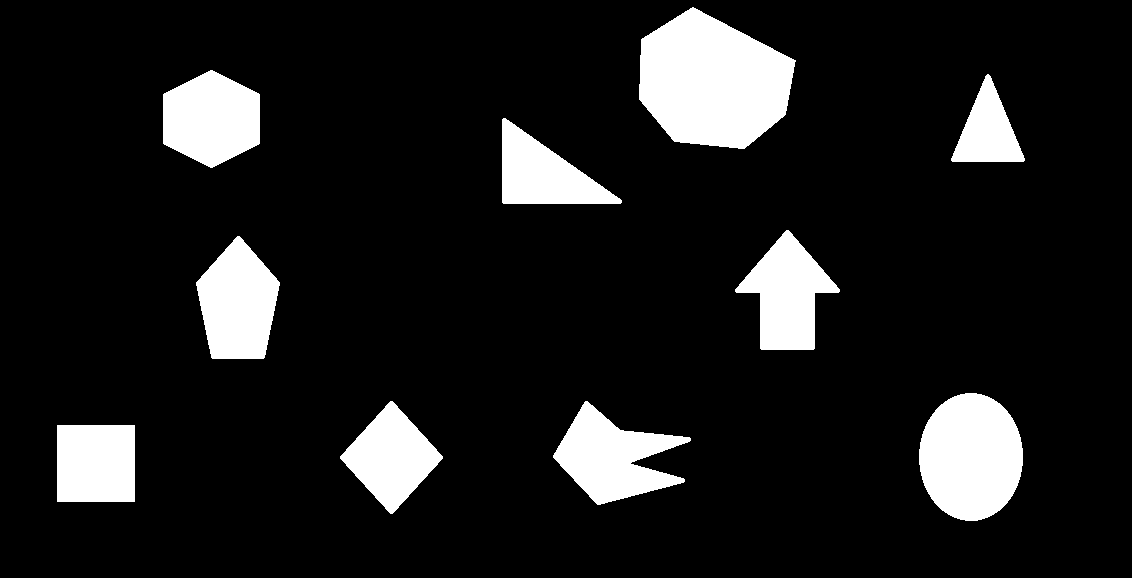
#> input picture connectivity_problem/image.png, 1132 x 578 px
$ python connectivity8.py image.png   (Python 2 division)
#> lines starting #> are read from the running program, lines starting #| are printed output that depends on the picture; after the words box and inside, x2 and y2 are one past the last pixel; in counts of white or black regions, pixels touching at a corner belong together
import cv2
import numpy as np
from matplotlib import pyplot as plt
import sys
def eight_connectivity(img):
#> called with img = 'image.png'
	img1 = cv2.imread(img)
#> img1 is the input picture: shape (578, 1132, 3); 11.6% white; 10 white regions, largest, box (x1, y1, x2, y2) and area: (639, 7, 796, 149) 15988, (919, 393, 1023, 521) 10455, (553, 401, 691, 505) 7312
	_,_,channel = img1.shape
#> channel = 3
	if channel==3:
		gray = img1[:,:,1]
	else:
		gray = img1


	ret,image = cv2.threshold(gray,128,255,cv2.THRESH_BINARY)
	img = np.uint16(image) # convert image to int16 if label is greater than 256


	h,w  = img.shape
#> h = 578; w = 1132

	label = 0
	# find 8 label
	for r in range(0,h):
		for c in range(0,w):
			if img[r,c]!=0:
				if c>0 and img[r,c-1]!=0:
					img[r,c] = img[r,c-1]
				elif r>0 and img[r-1,c]!=0:
					img[r,c] = img[r-1,c]
				elif r>0 and c>0 and img[r-1,c-1]!=0:
					img[r,c] = img[r-1,c-1]
				else:
					label += 1
					img[r,c] = label
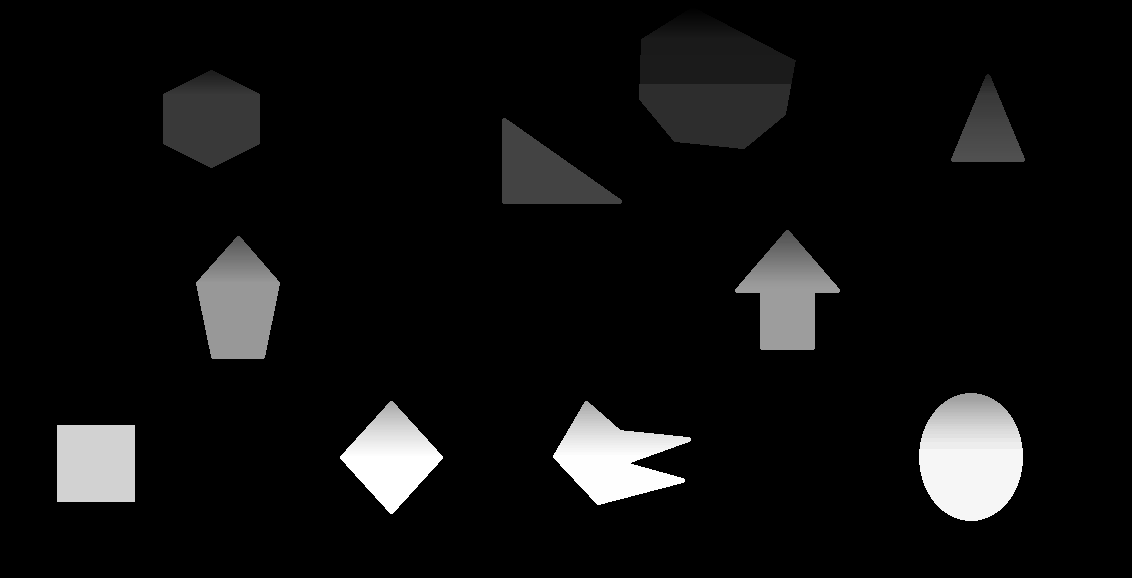
#> img: shape (578, 1132) uint16; min 0, max 312, mean 19.7; drawn with min black and max white
#> after the loop, label = 312


	arr = dict()
	key = 1
	# transitive closure
	for r in range(0,h):
		for c in range(0,w):
			if img[r,c] in [x for v in arr.values() for x in v]: # check if label is in dict or not if present merge two label else create new entry in dict
				if r>0 and c >0 and img[r,c]!=0 and (img[r-1,c]!=0 and img[r,c-1]!=0):
					if img[r-1,c] != img[r,c-1]:
						for key_v in arr.keys():
							if img[r-1,c] in arr[key_v]:
								key_1 = key_v
								break
						for key_v in arr.keys():
							if img[r,c-1] in arr[key_v]:
								key_2 = key_v
								break
						if key_1 !=key_2:
							arr[key_1] = arr[key_1]+arr[key_2]
							del arr[key_2]


			elif img[r,c]!=0:

				flag = 0
				for key_v in arr.keys():
					if img[r-1,c] in arr[key_v]:
						flag =1
				if flag!=1:
					arr[key] = []
					arr[key].append(img[r,c])
					key +=1
#> after the loop, arr = 10 items; key = 313

	#print np.where(img==1)
	#group all values which belong to same key in one label
	label =1
	keylist = arr.keys()
	key_pair = dict()
	for key in sorted(keylist):
		for value in arr[key]:
			img[img==value] = label
		arr[key] = label
		key_pair[label] = label
		label+=1
#> this loop made 10 passes
#> key on passes 2 to 10: 35, 40, 81, 100, 105, 194, 202, 203, 258
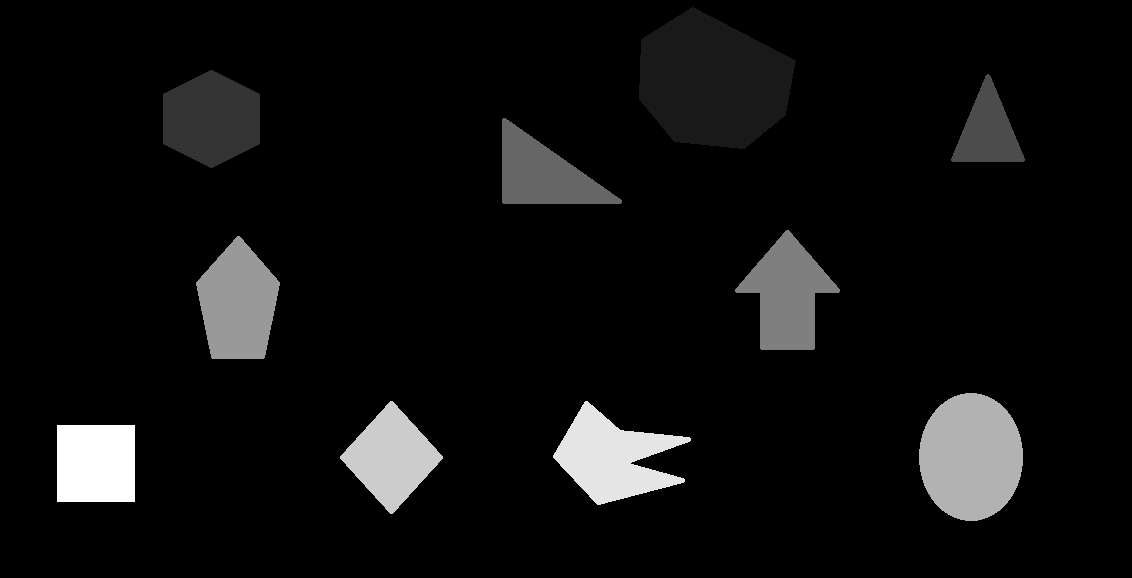
#> img: shape (578, 1132) uint16; 11.61% of pixels changed, all inside (x1, y1, x2, y2) = (57, 8, 1025, 521); drawn with min black and max white
#> after the loop, key_pair = 10 items; label = 11


	bounding_box = {}
	#initialize variable
	for i in range(1,len(keylist)+1):
		bounding_box[i] = {
			'count':0,
			'rectangle':{
			'r_min':0,
			'r_max':0,
			'c_min':0,
			'c_max':0
			},
			'centre':{
			'x':0,
			'y':0
			}
		}
#> this loop made 10 passes
#> after the loop, bounding_box = 10 items

	for i in key_pair.keys():
		labels = np.where(img==key_pair[i])
		c_min = labels[0][0]
		c_max = labels[0][-1]
		r_min = labels[1][labels[1].argmin()]
		r_max =labels[1][labels[1].argmax()]
		bounding_box[i]['count']=len(labels[0])
		bounding_box[i]['rectangle']['r_min'] = labels[1][labels[1].argmin()]
		bounding_box[i]['rectangle']['r_max'] = labels[1][labels[1].argmax()]
		bounding_box[i]['rectangle']['c_max'] = labels[0][0]
		bounding_box[i]['rectangle']['c_max'] = labels[0][-1]
		bounding_box[i]['centre']['x'] = (r_max - r_min)/2
		bounding_box[i]['centre']['y'] = (c_max - c_min)/2
		cv2.rectangle(img,(r_min,c_min),(r_max,c_max),(255,255),1)
#> this loop made 10 passes
#> (labels, c_min, c_max, r_min, r_max) on passes 1 to 9: (15988 positions, rows 7 to 148, columns 639 to 795, 7, 148, 639, 795), (7202 positions, rows 70 to 167, columns 163 to 259, 70, 167, 163, 259), (3499 positions, rows 74 to 161, columns 951 to 1024, 74, 161, 951, 1024), (5520 positions, rows 118 to 203, columns 502 to 621, 118, 203, 502, 621), (6688 positions, rows 230 to 349, columns 735 to 839, 230, 349, 735, 839), (7269 positions, rows 236 to 358, columns 196 to 279, 236, 358, 196, 279), (10455 positions, rows 393 to 520, columns 919 to 1022, 393, 520, 919, 1022), (6035 positions, rows 401 to 513, columns 340 to 442, 401, 513, 340, 442), (7312 positions, rows 401 to 504, columns 553 to 690, 401, 504, 553, 690)
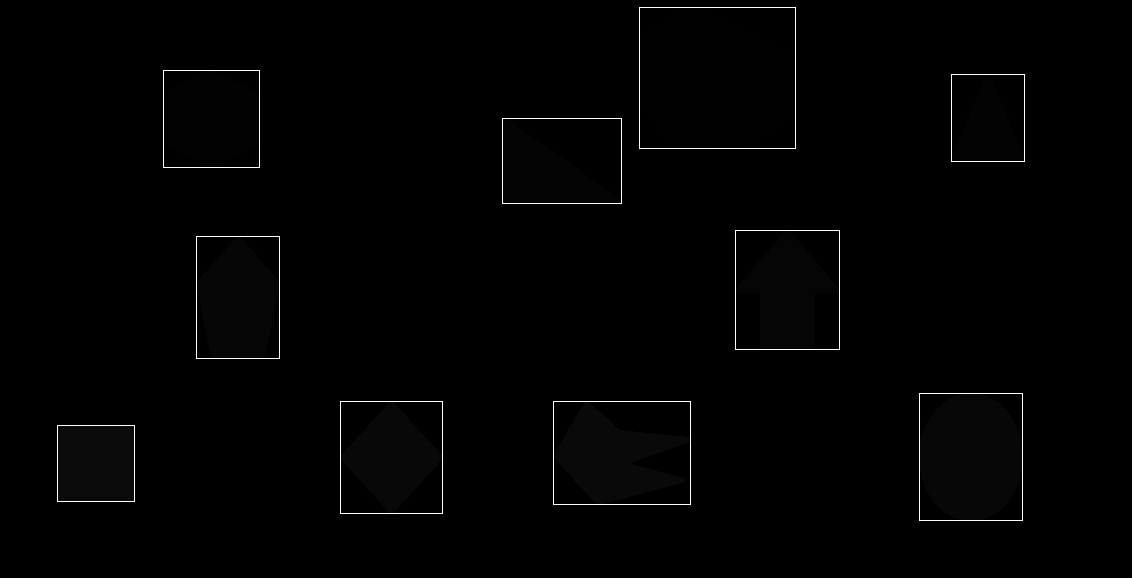
#> img: shape (578, 1132) uint16; 0.65% of pixels changed, all inside (x1, y1, x2, y2) = (57, 7, 1025, 521)

	if len(bounding_box)>10:
		new_list = sorted(bounding_box.iteritems(), key=lambda (x, y): y['count']) ## sort largest pixels
		new_list = new_list[:-11:-1] ## take 10 largest connected component
		new_dict = dict(new_list)
	else:
		new_dict = bounding_box
#> new_dict = 10 items

	for key in new_dict.keys():
		print "Label",key
		print "Number of pixel : ",bounding_box[i]['count']
		print 'Bounding rectangle Size : ' ,(bounding_box[i]['rectangle']['r_max']-bounding_box[i]['rectangle']['r_min'])*(bounding_box[i]['rectangle']['c_max']-bounding_box[i]['rectangle']['c_min'])
		print 'Bounding rectangle centre : ' , bounding_box[i]['centre']['x'] , bounding_box[i]['centre']['y']

	img = np.uint8(img)
	cv2.imshow('image',img)
	cv2.waitKey(0)


if __name__ == "__main__":
	try:
	    eight_connectivity(sys.argv[1])
	except Exception as e:
		print 'Provide image path While running program'
